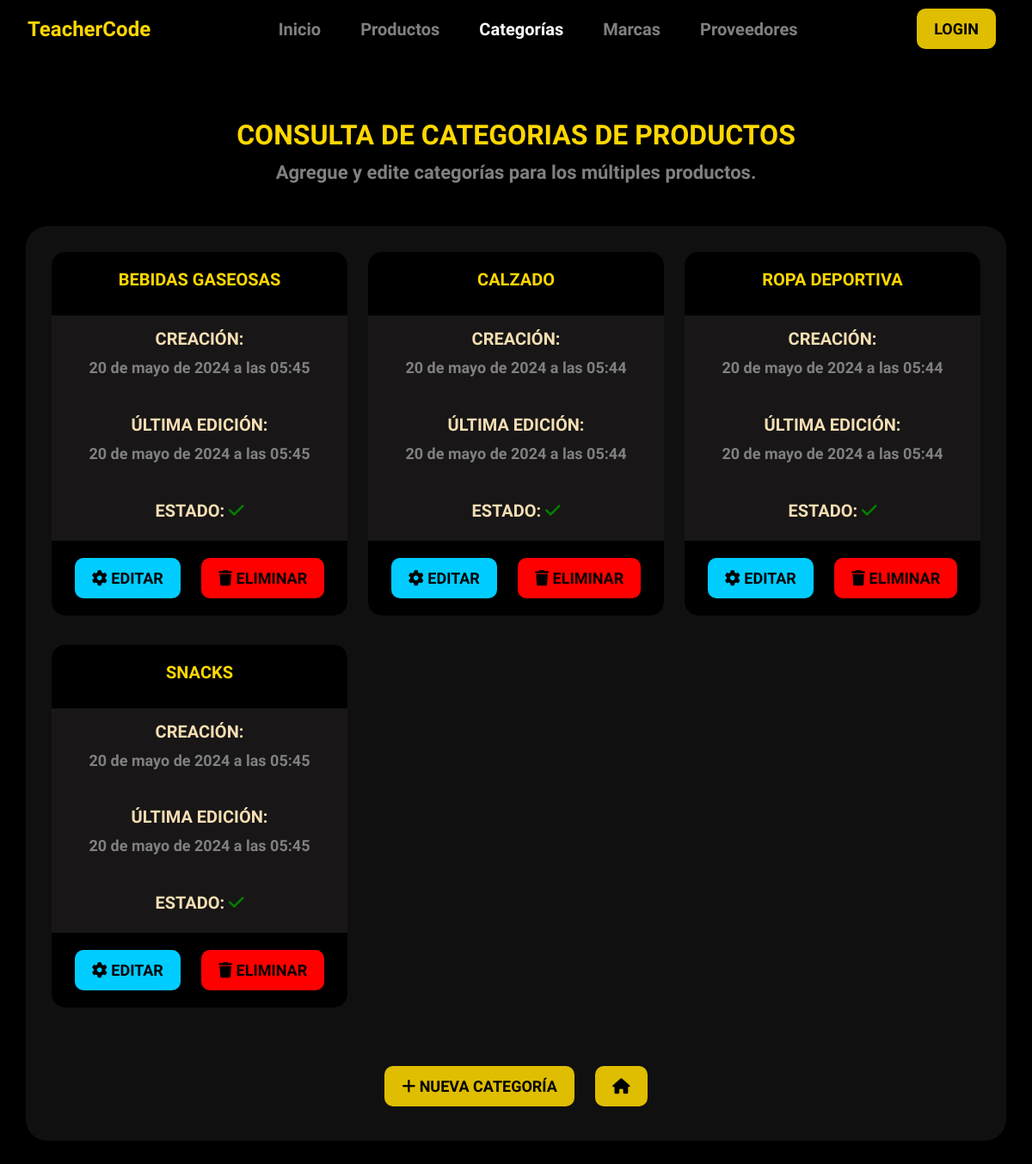
Page /category_list/ on the earlier database version.
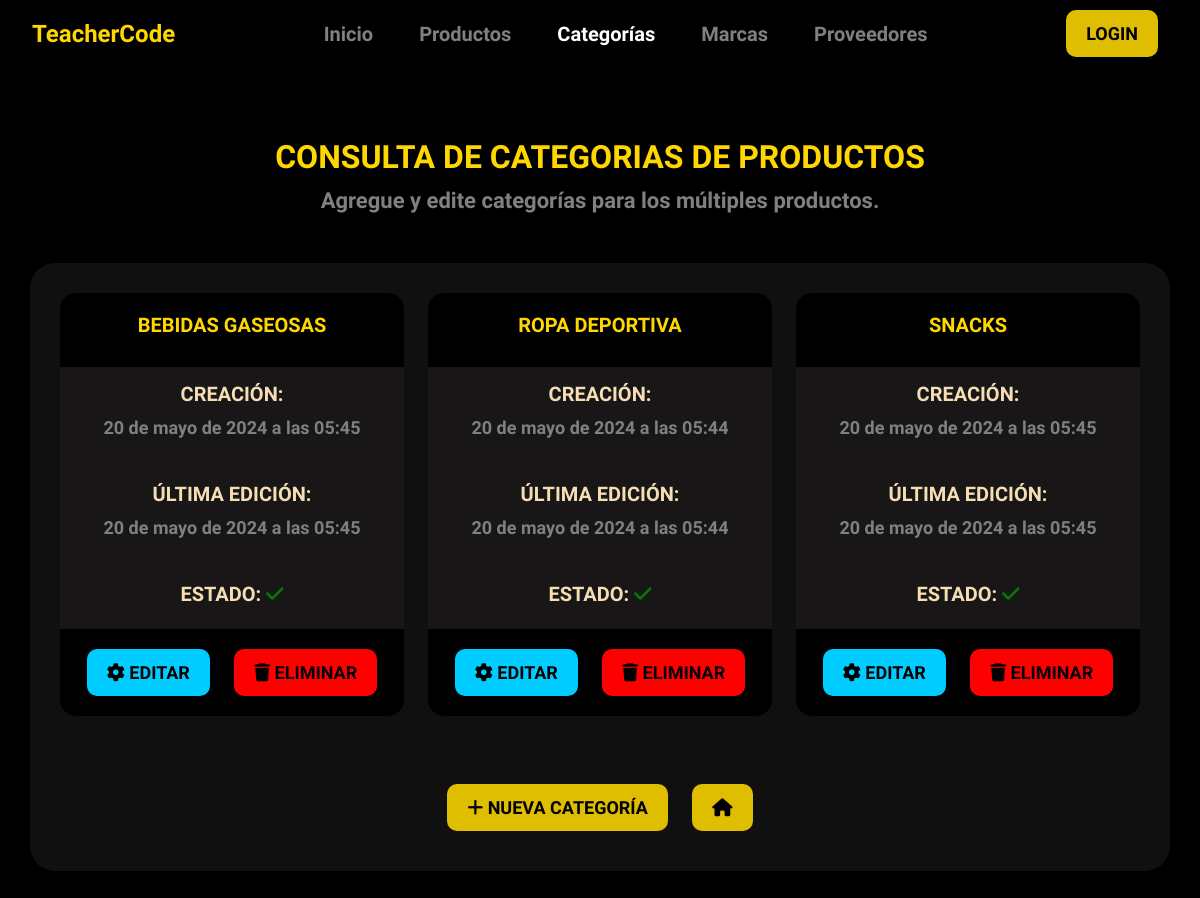
Same page on the later database version.
### core/models.py (models this page shows, shortened)
class Category(models.Model):
    description = models.CharField('Categoría', max_length=100)
    user = models.ForeignKey(User, on_delete=models.CASCADE)
    created = models.DateTimeField(auto_now_add=True)
    updated = models.DateTimeField(auto_now=True)
    state = models.BooleanField('Estado', default=True)
    class Meta:
        verbose_name = 'Categoria'
        verbose_name_plural = 'Categorias'
        ordering = ['description']
        indexes = [models.Index(fields=['description'])]

### core/views.py (the view)
# urls.py: path('category_list/', views.category_List,name='category_list'),
def category_List(request):
    data = {"title1": "Categorias", "title2": "Consulta De Categorias De Productos"}
    categories = Category.objects.all()
    data["categories"] = categories
    return render(request, "core/categories/list.html", data)

### templates/core/categories/list.html (shortened to what this page needs)
{% extends 'base.html' %}
{% block content %}
<section id="home-modulos" class="mt-4 d-flex justify-content-center align-items-center">
    <div class="container text-center">
        <div class="row">
            <div class="col-lg-12">
                <div class="module-head">
                    <h2 class="title text-center">{{ title2 }}</h2>
                    <p>Agregue y edite categorías para los múltiples productos.</p>
                </div>
            </div>
            <div class="module-cards">
                <div class="row">
                    {% for item in categories %}
                    <div class="col-md-4 mb-4">
                        <div class="card card-custom">
                            <div class="card-header">
                                <h2 class="card-title">{{ item.description }}</h2>
                            </div>
                            <div class="card-body">
                                <h3>Creación: </h3><p>{{ item.created }}</p><br>
                                <h3>Última edición: </h3><p>{{ item.updated }}</p><br>
                                <h3>
                                    Estado:
                                    {% if item.state %}
                                    <i class="fa-solid fa-check" style="color: green;"></i>
                                    {% else %}
                                    <i class="fa-solid fa-square-minus" style="color: red;"></i>
                                    {% endif %}
                                </h3>
                            </div>
                            <div class="card-footer">
                                <a href="{% url 'core:category_update' item.id %}" class="btn btn-update"><i class="fa-solid fa-gear"></i> Editar</a>
                                <a class="btn btn-cancel" onclick="confirmDelete({{ item.id }})"><i class="fa-solid fa-trash"></i> Eliminar</a>
                            </div>
                        </div>
                    </div>
                    {% endfor %}
                </div>
                <div class="form-group text-center mt-4">
                    <a class="btn btn-details" href="{% url 'core:category_create' %}"><i class="fa-solid fa-plus"></i> Nueva categoría </a>
                    <a class="btn btn-details" href="{% url 'home' %}"><i class="fa-solid fa-house"></i></a>
                </div>
            </div>
        </div>
    </div>
</section>
{% endblock content %}

Differences in the rows shown:
removed Category: description "CALZADO", created "20 de mayo de 2024 a las 05:44", updated "20 de mayo de 2024 a las 05:44", state True (drawn)
